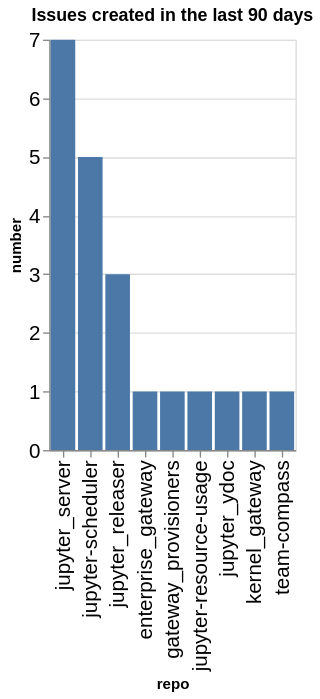

Notebook code for this chart:
### Code cell
created_counts = created.groupby(['org', 'repo']).count()['number'].reset_index()
created_counts['org/repo'] = created_counts.apply(lambda a: a['org'] + '/' + a['repo'], axis=1)
sorted_vals = created_counts.sort_values(['org', 'number'], ascending=False)['repo'].values
alt.Chart(data=created_counts, title=f"Issues created in the last {n_days} days").mark_bar().encode(
    x=alt.X('repo', sort=alt.Sort(sorted_vals.tolist())),
    y='number',
)

### Figure 1 — Vega-Lite specification as saved in the notebook (floating-point values rounded to 4 significant figures)
{"config": {"axisLeft": {"labelFontSize": 15}, "axisBottom": {"labelFontSize": 15}}, "data": {"name": "data-45ee4014a88b83c26074f1aa51264bdf"}, "mark": {"type": "bar"}, "encoding": {"x": {"field": "repo", "sort": ["jupyter_server", "jupyter-scheduler", "jupyter_releaser", "enterprise_gateway", "gateway_provisioners", "jupyter-resource-usage", "jupyter_ydoc", "kernel_gateway", "team-compass"], "type": "nominal"}, "y": {"field": "number", "type": "quantitative"}}, "title": "Issues created in the last 90 days", "$schema": "https://vega.github.io/schema/vega-lite/v5.20.1.json", "datasets": {"data-45ee4014a88b83c26074f1aa51264bdf": [{"org": "jupyter-server", "repo": "enterprise_gateway", "number": 1, "org/repo": "jupyter-server/enterprise_gateway"}, {"org": "jupyter-server", "repo": "gateway_provisioners", "number": 1, "org/repo": "jupyter-server/gateway_provisioners"}, {"org": "jupyter-server", "repo": "jupyter-resource-usage", "number": 1, "org/repo": "jupyter-server/jupyter-resource-usage"}, {"org": "jupyter-server", "repo": "jupyter-scheduler", "number": 5, "org/repo": "jupyter-server/jupyter-scheduler"}, {"org": "jupyter-server", "repo": "jupyter_releaser", "number": 3, "org/repo": "jupyter-server/jupyter_releaser"}, {"org": "jupyter-server", "repo": "jupyter_server", "number": 7, "org/repo": "jupyter-server/jupyter_server"}, {"org": "jupyter-server", "repo": "jupyter_ydoc", "number": 1, "org/repo": "jupyter-server/jupyter_ydoc"}, {"org": "jupyter-server", "repo": "kernel_gateway", "number": 1, "org/repo": "jupyter-server/kernel_gateway"}, {"org": "jupyter-server", "repo": "team-compass", "number": 1, "org/repo": "jupyter-server/team-compass"}]}}
